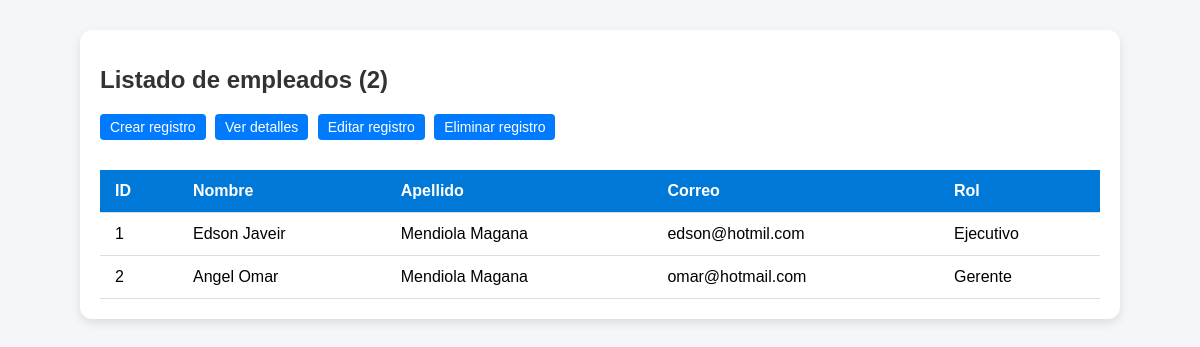
/empleados/empleados_lista.php, run on an earlier commit of the app's database.
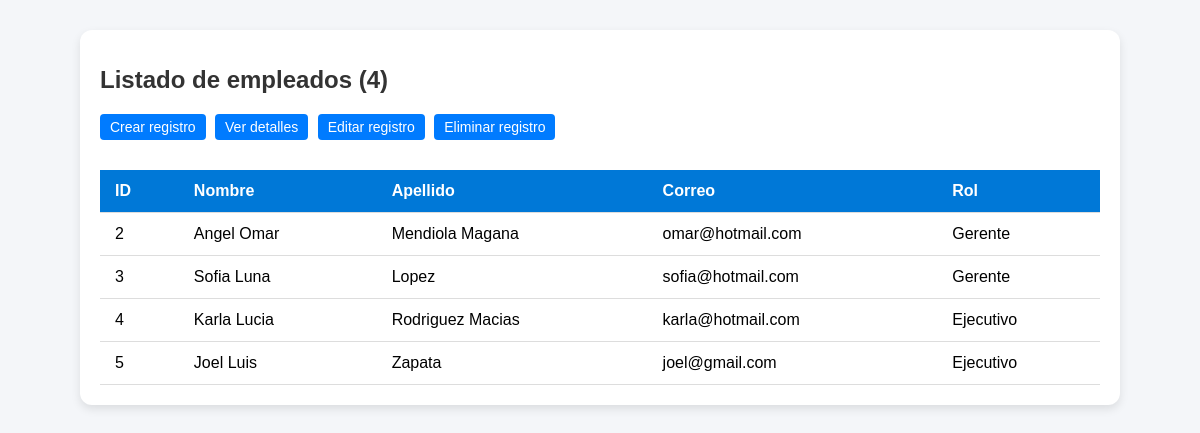
And on a later commit of the database.
### tables this page shows
CREATE TABLE `lista` (
  `id` int(11) NOT NULL,
  `nombre` varchar(100) NOT NULL,
  `apellido` varchar(100) NOT NULL,
  `correo` varchar(100) NOT NULL,
  `pass` varchar(255) NOT NULL,
  `rol` int(11) NOT NULL,
  `imagen` varchar(255) DEFAULT NULL,
  `eliminar` int(11) NOT NULL DEFAULT 0
);

### Conexion/funciones/obtener.php (called while the page is built, shortened)
<?php
function obtener_campos($tabla, $campos, $condicion = null) {
    $conn = obtener_conexion();
    if (is_array($campos)) {
        $lista_campos = implode(", ", $campos);
    } else {
        $lista_campos = $campos;
    }
    $sql = "SELECT $lista_campos FROM $tabla";
    if ($condicion) {
        $sql .= " WHERE $condicion";
    }
    $result = $conn->query($sql);
    $registros = $result->fetch_all(MYSQLI_ASSOC);
    return $registros;
}
?>

### empleados/empleados_lista.php (the view, shortened to what this page needs)
<?php
require_once __DIR__ . "/../Conexion/funciones/obtener.php";
$tabla = "lista";
$campos = ["id", "nombre", "apellido", "correo", "rol"];
$condicion = "eliminar = 0";
$empleados = obtener_campos($tabla, $campos , $condicion);
$total = count($empleados);
function revela_rol($rol) {
    $roles = [
        1 => "Ejecutivo",
        2 => "Gerente"
    ];
    return $roles[$rol] ?? "Desempleado";
}
?>
<!DOCTYPE html>
<html lang="es">
<head>
    <link rel="stylesheet" href="empleados_lista.css">
</head>
<body>
    <div class="container">
        <h1>Listado de empleados (<?php echo $total; ?>)</h1>
        <a class="btn" href="empleados_alta.php">Crear registro</a>
        <form id="form_detalle" action="empleados_detalle.php" method="POST" style="display:inline;"
        onsubmit="return verificarSeleccion('form_detalle')">
            <button type="submit" class="btn">Ver detalles</button>
        </form>
        <form id="form_editar" action="empleados_editar.php" method="POST" style="display: inline;"
        onsubmit="return verificarSeleccion('form_editar')">
            <button type="submit" class="btn" >Editar registro</button>
        </form>
        <form id="form_eliminar" action="empleados_eliminar.php" method="POST" style="display:inline;"
        onsubmit="return verificarSeleccion('form_eliminar')">
            <button type="submit" class="btn">Eliminar registro</button>
        </form>
        <div class="tabla-container">
            <table id="tablaEmpleados" >
                <thead>
                    <tr>
                        <th>ID</th>
                        <th>Nombre</th>
                        <th>Apellido</th>
                        <th>Correo</th>
                        <th>Rol</th>
                    </tr>
                </thead>
                <tbody>
                    <?php if ($total > 0): ?>
                        <?php foreach ($empleados as $row): ?>
                            <tr data-id="<?php echo $row['id']; ?>">
                                <td><?php echo htmlspecialchars($row["id"]); ?></td>
                                <td><?php echo htmlspecialchars($row["nombre"]); ?></td>
                                <td><?php echo htmlspecialchars($row["apellido"]);  ?></td>
                                <td><?php echo htmlspecialchars($row["correo"]); ?></td>
                                <td><?php echo revela_rol($row["rol"]); ?></td>
                            </tr>
                        <?php endforeach; ?>
                    <?php else: ?>
                        <tr>
                            <td colspan="5">No hay empleados registrados</td>
                        </tr>
                    <?php endif; ?>
                </tbody>
            </table>
        </div>
    </div>
</body>
</html>

### empleados/empleados_lista.css (style rules this page uses)
body { font-family: Arial, sans-serif; margin: 0; padding: 0; background: #f4f6f9; }
.container { max-width: 1000px; margin: 30px auto; background: #fff; padding: 20px; border-radius: 12px; box-shadow: 0 4px 10px rgba(0,0,0,0.1); }
h1 { margin-bottom: 20px; font-size: 24px; color: #333; }
.btn { display: inline-block; padding: 10px 15px; background: #0078d7; color: #fff; border-radius: 6px; text-decoration: none; margin-bottom: 20px; }
.tabla-container { overflow-x: auto; }
table { width: 100%; border-collapse: collapse; margin-top: 10px; }
thead { background: #0078d7; color: #fff; }
th, td { padding: 12px 15px; border-bottom: 1px solid #ddd; text-align: left; }
.btn { margin-right: 5px; padding: 5px 10px; text-decoration: none; display: inline-block; background-color: #007bff; color: #fff; border-radius: 4px; border: none; font-size: 14px; }

What changed in the data, as far as the page shows it:
no longer on this page (row edited): lista: id "1", nombre "Edson Javeir", apellido "Mendiola Magana", correo "edson@hotmil.com", rol "Ejecutivo"
added lista: id "3", nombre "Sofia Luna", apellido "Lopez", correo "sofia@hotmail.com", rol "Gerente"
added lista: id "4", nombre "Karla Lucia", apellido "Rodriguez Macias", correo "karla@hotmail.com", rol "Ejecutivo"
added lista: id "5", nombre "Joel Luis", apellido "Zapata", correo "joel@gmail.com", rol "Ejecutivo"
Also different on the page:
$total: "2" → "4"
